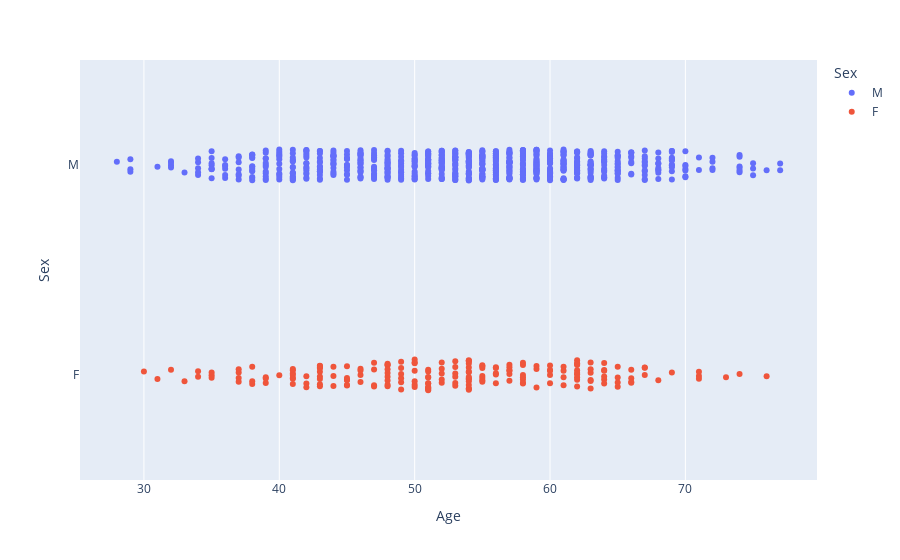

The notebook cell this image was saved under:
### Code cell
fig = px.strip(data, x="Age", y="Sex", orientation="h", color="Sex")
fig.show()

### Figure 1 — Plotly figure (JSON) as saved in the notebook; plotly's stock layout.template omitted (floating-point values rounded to 4 significant figures; data arrays with more than 128 entries replaced by an {"elided": "..."} marker saying what was removed)
{"data": [{"alignmentgroup": "True", "boxpoints": "all", "fillcolor": "rgba(255,255,255,0)", "hoveron": "points", "hovertemplate": "Sex=%{y}<br>Age=%{x}<extra></extra>", "legendgroup": "M", "line": {"color": "rgba(255,255,255,0)"}, "marker": {"color": "#636efa"}, "name": "M", "offsetgroup": "M", "orientation": "h", "pointpos": 0, "showlegend": true, "type": "box", "x": {"elided": "725 int values"}, "x0": " ", "xaxis": "x", "y": {"elided": "725 str values"}, "y0": " ", "yaxis": "y"}, {"alignmentgroup": "True", "boxpoints": "all", "fillcolor": "rgba(255,255,255,0)", "hoveron": "points", "hovertemplate": "Sex=%{y}<br>Age=%{x}<extra></extra>", "legendgroup": "F", "line": {"color": "rgba(255,255,255,0)"}, "marker": {"color": "#EF553B"}, "name": "F", "offsetgroup": "F", "orientation": "h", "pointpos": 0, "showlegend": true, "type": "box", "x": {"elided": "193 int values"}, "x0": " ", "xaxis": "x", "y": {"elided": "193 str values"}, "y0": " ", "yaxis": "y"}], "layout": {"boxmode": "overlay", "legend": {"title": {"text": "Sex"}, "tracegroupgap": 0}, "margin": {"t": 60}, "xaxis": {"anchor": "y", "domain": [0, 1], "title": {"text": "Age"}}, "yaxis": {"anchor": "x", "categoryarray": ["F", "M"], "categoryorder": "array", "domain": [0, 1], "title": {"text": "Sex"}}}}
